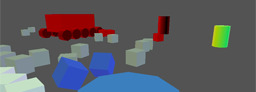
#> input picture input/code/boxenThumb.jpg, 256 x 92 px; its folder holds only this picture in this run
$ python genBlurryReflections.py
#> lines starting #> are read from the running program, lines starting #| are printed output that depends on the picture
# Yeah, I know that Gaussian-blurring the image only varying the kernel's radius
# with distance will not give anything resembling a physically-correct reflection,
# but it looks good enough for now.

import os
import re
from PIL import Image, ImageOps
import scipy
from math import *

extsize = 28
cornerRadius = 3
shrink = 1.5
fadeOutPower = 1.75
initialBlurRadius = 0.2
blurDy = 0.5


def toLinear(x):
	if x < 0.0031308 * 12.92:
		return x * (1.0 / 12.92)
	else:
		a = 0.055;
		return pow((x + a) / (1.0 + a), 2.4)

def fromLinear(x):
	if x < 0.0:
		return 0.0

	if x < 0.0031308:
		return x * 12.92
	else:
		a = 0.055
		return (1 + a) * pow(x, 1.0 / 2.4) - a

def blur(im, xy, radius, samples, alpha):
	xcoords = [c*radius for c in scipy.random.standard_normal((samples))]
	ycoords = [c*radius for c in scipy.random.standard_normal((samples))]

	color = [0.0, 0.0, 0.0]
	psamples = 0

	for xoff, yoff in zip(xcoords, ycoords):
		xf = xy[0]+xoff
		yf = xy[1]+yoff
		x = int(round(xf))
		y = int(round(yf))

		if yf < cornerRadius:
			cornerDist = 0
			if xf < cornerRadius:
				cornerDist =\
					(cornerRadius-xf)**2 +\
					(cornerRadius-yf)**2
			elif xf >= im.size[0]-cornerRadius:
				cornerDist =\
					(im.size[0]-1-cornerRadius-xf)**2 +\
					(cornerRadius-yf)**2
			if cornerDist > cornerRadius**2:
				continue

		if x >= 0 and x < im.size[0] and y >= 0 and y < im.size[1]:
			pix = im.getpixel((x, y))
			psamples += 1
			color[0] += toLinear(1.0/255 * pix[0])
			color[1] += toLinear(1.0/255 * pix[1])
			color[2] += toLinear(1.0/255 * pix[2])

	if psamples > 0:
		return (
			int(round(255 * fromLinear(color[0] / psamples))),
			int(round(255 * fromLinear(color[1] / psamples))),
			int(round(255 * fromLinear(color[2] / psamples))),
			int(round(255 * alpha * psamples / samples))
		)
	else:
		return (0, 0, 0, 0)


for fname in os.listdir('input/code/'):
	match = re.match(r"(\w+)Thumb\.jpg", fname)
	if match:
		im = Image.open("input/code/"+fname)
#> im is the input picture: PIL image 256x92 RGB; mean R, G, B 90.8, 91.8, 98.3
		im = ImageOps.flip(im)
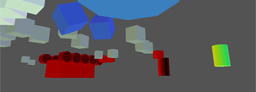
#> im: PIL image 256x92 RGB; mean R, G, B 90.8, 91.8, 98.3

		w, h = im.size
#> w = 256; h = 92

		im2 = Image.new("RGBA", (im.size[0] + extsize*2, 80))
#> im2: PIL image 312x80 RGBA; every value is 0

		for y in range(im2.size[1]):
			for x in range(im2.size[0]):
				radius = float(y) * blurDy
				radius += initialBlurRadius
				alpha = float(im2.size[1] - y) / im2.size[1]
				alpha = pow(alpha, fadeOutPower)
#> (the run stopped early here; a loop or call above may not have finished)
